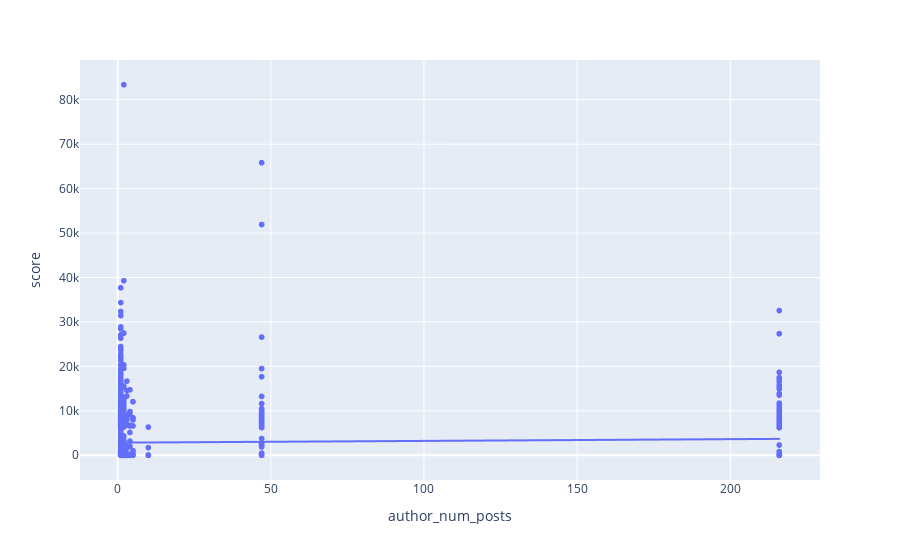

The code cell stored with this chart in its notebook:
### Markdown cell above
We can say that an author that posts often does not mean that the post will be popular. In fact majority of the top 10 scoring posts are not by repear authors.

### Code cell
# does number of posts correlate with score?
# set backend to plotly

px.scatter(df, x='author_num_posts', y='score', trendline='ols')

### Figure 1 — Plotly figure (JSON) as saved in the notebook; plotly's stock layout.template omitted (floating-point values rounded to 4 significant figures; data arrays with more than 128 entries replaced by an {"elided": "..."} marker saying what was removed)
{"data": [{"hovertemplate": "author_num_posts=%{x}<br>score=%{y}<extra></extra>", "legendgroup": "", "marker": {"color": "#636efa", "symbol": "circle"}, "mode": "markers", "name": "", "showlegend": false, "type": "scattergl", "x": {"elided": "3707 int values"}, "xaxis": "x", "y": {"elided": "3707 int values"}, "yaxis": "y"}, {"hovertemplate": "<b>OLS trendline</b><br>score = 3.94405 * author_num_posts + 2834.2<br>R<sup>2</sup>=0.001479<br><br>author_num_posts=%{x}<br>score=%{y} <b>(trend)</b><extra></extra>", "legendgroup": "", "marker": {"color": "#636efa", "symbol": "circle"}, "mode": "lines", "name": "", "showlegend": false, "type": "scattergl", "x": {"elided": "3707 int values"}, "xaxis": "x", "y": {"elided": "3707 float values"}, "yaxis": "y"}], "layout": {"legend": {"tracegroupgap": 0}, "margin": {"t": 60}, "xaxis": {"anchor": "y", "domain": [0, 1], "title": {"text": "author_num_posts"}}, "yaxis": {"anchor": "x", "domain": [0, 1], "title": {"text": "score"}}}}
